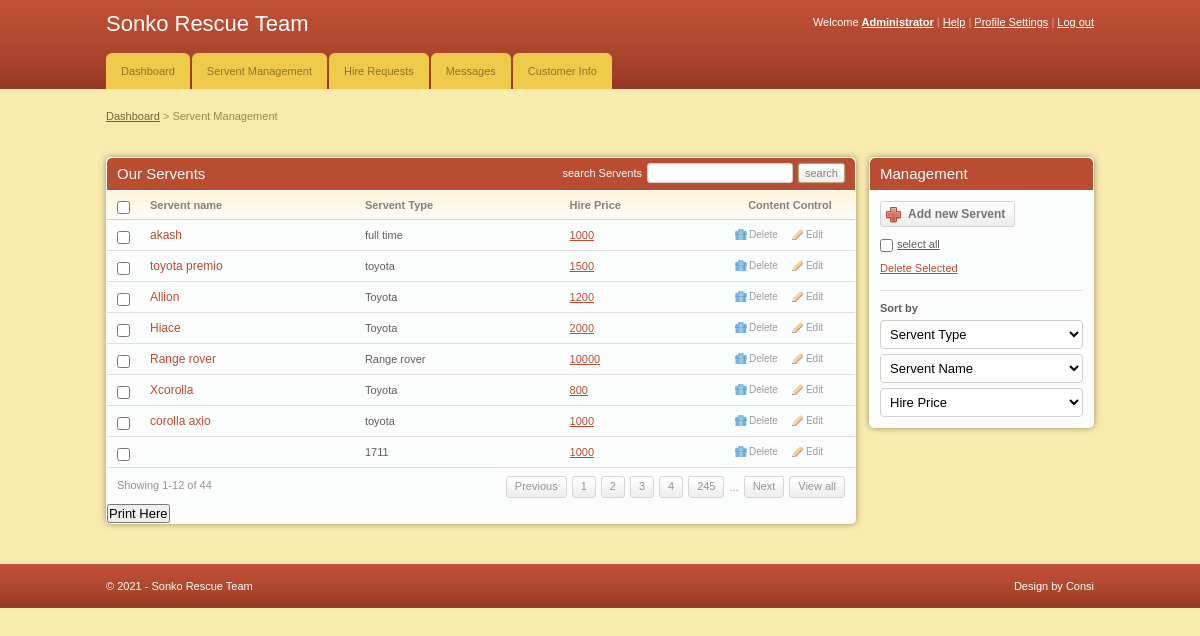
/servent/admin/add_servent.php (signed in), run on the app's committed database.
### tables this page shows
CREATE TABLE IF NOT EXISTS `servents` (
  `servent_id` int(11) NOT NULL AUTO_INCREMENT,
  `servent_name` varchar(255) NOT NULL,
  `servent_type` varchar(255) NOT NULL,
  `image` text NOT NULL,
  `hire_cost` int(11) NOT NULL,
  `capacity` int(11) NOT NULL,
  `status` varchar(255) NOT NULL,
  PRIMARY KEY (`servent_id`)
);

### servent/admin/add_servent.php (the view, shortened to what this page needs)
<!DOCTYPE html PUBLIC "-//W3C//DTD XHTML 1.0 Transitional//EN" "http://www.w3.org/TR/xhtml1/DTD/xhtml1-transitional.dtd">
<html xmlns="http://www.w3.org/1999/xhtml">
<head>
	<link rel="stylesheet" href="css/style.css" type="text/css" media="all" />
</head>
<body>
<div id="header">
	<div class="shell">
		<?php
			include 'menu.php';
		?>
		</div>
	</div>
<div id="container">
	<div class="shell">
		<div class="small-nav">
			<a href="index.php">Dashboard</a>
			<span>&gt;</span>
			Servent Management
		</div>
		<br />
		<div id="main">
			<div id="content">
				<div class="box">
					<div class="box-head">
						<h2 class="left">Our Servents</h2>
						<div class="right">
							<label>search Servents</label>
							<input type="text" class="field small-field" />
							<input type="submit" class="button" value="search" />
						</div>
					</div>
					<div class="table">
						<table width="100%" border="0" cellspacing="0" cellpadding="0">
							<tr>
								<th width="13"><input type="checkbox" class="checkbox" /></th>
								<th>Servent name</th>
								<th>Servent Type</th>
								<th>Hire Price</th>
								<th width="110" class="ac">Content Control</th>
							</tr>
							<?php
								include '../includes/config.php';
								$select = "SELECT * FROM servents WHERE status = 'Available'";
								$result = $conn->query($select);
								while($row = $result->fetch_assoc()){
							?>
							<tr>
								<td><input type="checkbox" class="checkbox" /></td>
								<td><h3><a href="#"><?php echo $row['servent_name'] ?></a></h3></td>
								<td><?php echo $row['servent_type'] ?></td>
								<td><a href="#"><?php echo $row['hire_cost'] ?></a></td>
								<td><a href="javascript:sureToApprove(<?php echo $row['servent_id'];?>)" class="ico del">Delete</a><a href="edit.php?id=<?php echo $row['servent_id']?>" class="ico edit">Edit</a></td>
							</tr>
							<?php
								}
							?>
						</table>
						<div class="pagging">
							<div class="left">Showing 1-12 of 44</div>
							<div class="right">
								<a href="#">Previous</a>
								<a href="#">1</a>
								<a href="#">2</a>
								<a href="#">3</a>
								<a href="#">4</a>
								<a href="#">245</a>
								<span>...</span>
								<a href="#">Next</a>
								<a href="#">View all</a>
							</div>
						</div>
					</div>
					<h2><input type="submit" onclick="window.print()" value="Print Here" /></h2>
				</div>
			</div>
			<div id="sidebar">
				<div class="box">
					<div class="box-head">
						<h2>Management</h2>
					</div>
					<div class="box-content">
						<a href="add_servents.php" class="add-button"><span>Add new Servent</span></a>
						<p class="select-all"><input type="checkbox" class="checkbox" /><label>select all</label></p>
						<p><a href="#">Delete Selected</a></p>
						<div class="sort">
							<label>Sort by</label>
							<select class="field">
								<option value="">Servent Type</option>
							</select>
							<select class="field">
								<option value="">Servent Name</option>
							</select>
							<select class="field">
								<option value="">Hire Price</option>
							</select>
						</div>
					</div>
				</div>
			</div>
		</div>
	</div>
</div>
<div id="footer">
	<div class="shell">
		<span class="left">&copy; <?php echo date("Y");?> - Sonko Rescue Team</span>
		<span class="right">
			Design by Consi</a>
		</span>
	</div>
</div>
</body>
</html>

### servent/admin/css/style.css (style rules this page uses)
* { padding:0; margin:0; outline:0; }
body { background:#f9ebae; font-family: Verdana, sans-serif; font-size:11px; line-height:14px; color:#5e5e5e; }
input, textarea, select { font-family: Verdana, sans-serif; font-size:13px; }
.field { border:solid 1px #d3cfc7; background:#fff; padding:5px; }
.small-field { border:solid 1px #d3cfc7; background:#fff; padding:3px 1px; font-size:11px; }
.checkbox { width:13px; height:13px; vertical-align:top; position:relative; top:2px; }
.button { background:#eee url(images/button.gif) repeat-x 0 0; border:solid 1px #b1a874; color:#7f7f7f; font-size:11px; padding:2px 6px 2px 6px; cursor:pointer; line-height:14px !important; }
a { color:#ba4c32; text-decoration: underline; cursor:pointer; }
.left, .alignleft { float:left; display:inline; }
.right, .alignright { float:right; display:inline; }
.ac { text-align: center !important; }
h2 { font-size:15px; font-weight: normal; }
h3 { font-size:12px; line-height:14px; font-weight: normal; }
h3 a { text-decoration: none; }
.shell { width:988px; margin:0 auto; }
#header { height:89px; background:url(images/header.gif); white-space:nowrap; }
#container { padding:20px 0; }
.small-nav { color:#978b48; padding-bottom:20px; }
.small-nav a { color:#6f6636; }
#content { float:left; width:750px; }
#sidebar { float:right; width:225px; }
.table th { background:#fffdfa url(images/th.gif) repeat-x 0 0; color:#818181; text-align: left; padding:7px 10px; border-bottom:solid 1px #d2d1cb; }
.table td { background:#fbfcfc; border-bottom:solid 1px #e0e0e0; padding:8px 10px; }
.box { background:#fbfcfc; height:100%; padding:1px; margin-bottom:20px; }
.box-head { background:#ba4c32; height:32px; color:#fff; padding: 0 10px; line-height:32px; white-space:nowrap; border-bottom:solid 1px #fff; }
.box-head .right { padding-top:5px; line-height:13px; }
.box-head .right label, .box-head .right input { float:left; }
.box-head .right label { padding:4px 0 0 0; }
.box-head .right input { margin-left:5px; }
.pagging { height:20px; padding:8px 10px; line-height:19px; color:#949494; }
.pagging a { background:url(images/pagging.gif) repeat-x 0 0; height:20px; float:left; padding:0 8px; border:solid 1px #d5d5d5; text-decoration: none; color:#949494; margin-left:5px; }
.pagging span { float:left; margin-left:5px; padding-top:2px; }
a.ico { color:#9d9c9a; font-size:10px; text-decoration: none; padding:0 0 0 14px; background-repeat:no-repeat; background-position:0 0; }
a.del { background-image:url(images/del.gif) }
a.edit { background-image:url(images/edit.gif); margin-left:14px; }
.box-content { padding:10px; }
.sort { border-top:solid 1px #e0e0e0; padding-top:10px; margin-top:15px; }
.sort label { display:block; font-weight: bold; }
.sort .field { display:block; margin-top:5px; }
.sort select.field { width:203px; }
.box-content p { padding-top:10px; }
.select-all label { text-decoration: underline; padding-left:4px; }
.add-button, .add-button span { float:left; height:26px; background:url(images/add-button.gif) no-repeat 0 0; padding:0 0 0 28px; }
.add-button span { background-position:right 0; padding:0 10px 0 0; }
.add-button { font-weight: bold; font-size:12px; color:#747474; text-decoration: none; line-height:26px; }
#footer { height:44px; background:url(images/footer.gif); line-height:44px; color:#fff; }
.box { -moz-border-radius:5px; -webkit-border-radius:5px; -moz-box-shadow: 0 0 6px #978f6c; -webkit-box-shadow: 0 0 6px #978f6c; }
.box-head { -moz-border-radius-topleft:5px; -moz-border-radius-topright:5px; -webkit-border-top-left-radius:5px; -webkit-border-top-right-radius:5px; }
.field, .button { -moz-border-radius:4px; -webkit-border-radius:4px; }
.small-field, .button, .pagging a { -moz-border-radius:3px; -webkit-border-radius:3px; }
.button { -moz-box-shadow: 0 0 2px #978f6c; -webkit-box-shadow: 0 0 2px #978f6c; }

### data on the page
servents: servent_name "akash", servent_type "full time", hire_cost "1000"
servents: servent_name "toyota premio", servent_type "toyota", hire_cost "1500"
servents: servent_name "Allion", servent_type "Toyota", hire_cost "1200"
servents: servent_name "Hiace", servent_type "Toyota", hire_cost "2000"
servents: servent_name "Range rover", servent_type "Range rover", hire_cost "10000"
servents: servent_name "Xcorolla", servent_type "Toyota", hire_cost "800"
servents: servent_name "corolla axio", servent_type "toyota", hire_cost "1000"
servents: servent_type "1711", hire_cost "1000"
